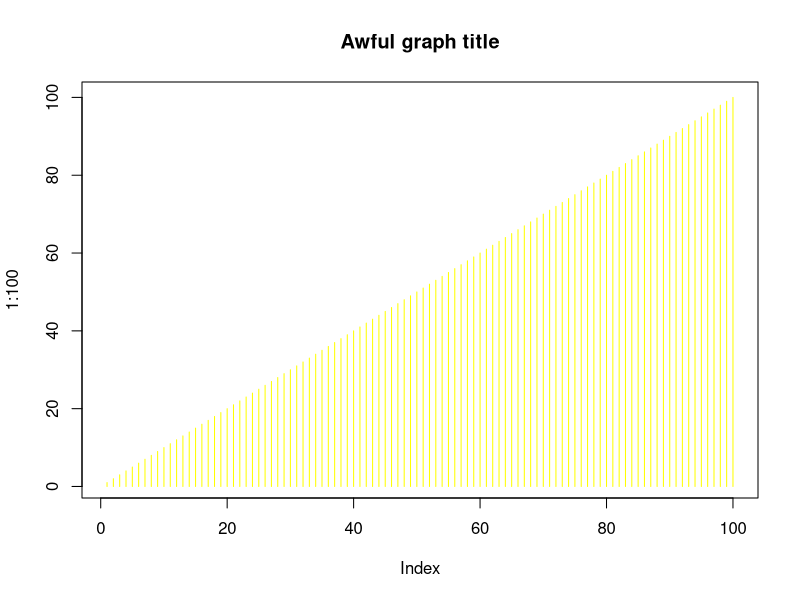
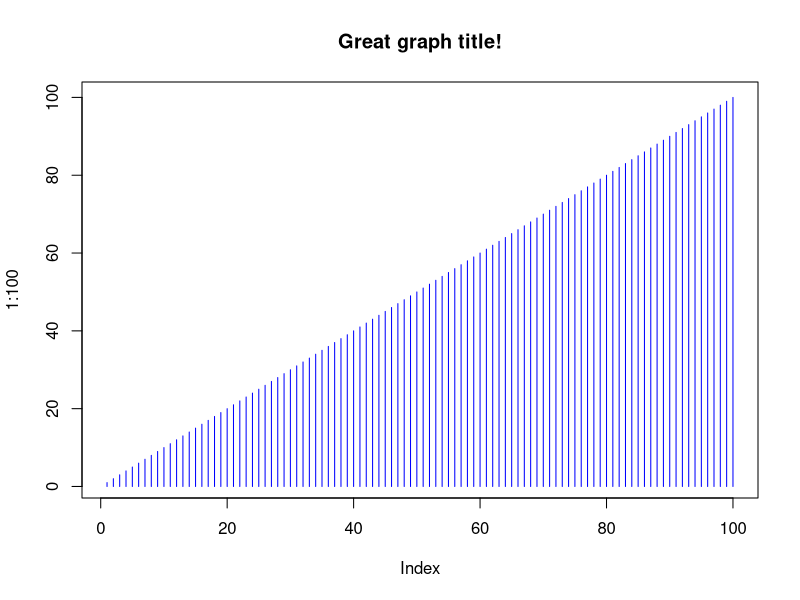
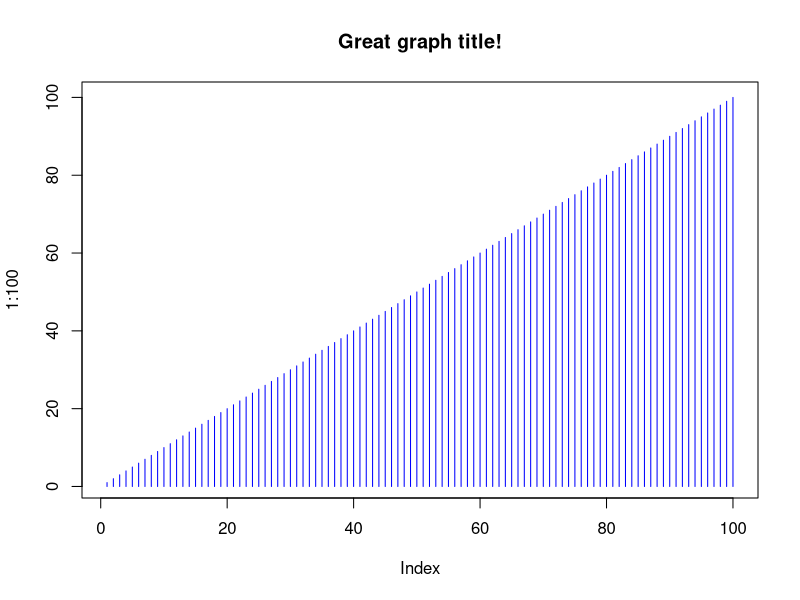

Generate these figures, in order, with R:
## ---- chunk 1
plot(1:100, type = "h", col = "yellow",
     main = "Awful graph title")
## ---- chunk 2
plot(1:100, type = "h", col = "blue",
     main = "Great graph title!")
## ---- chunk 3

## ---- chunk 4
print("Hello")
## ---- chunk 5
print("Hello")
## ---- chunk 6
plot(1:100, type = "h", col = "blue",
     main = "Great graph title!")
## ---- chunk 7
library(knitr)
mtcars_small <- mtcars[1:5, 1:5]
kable(mtcars_small, caption = "This is an example table caption")
